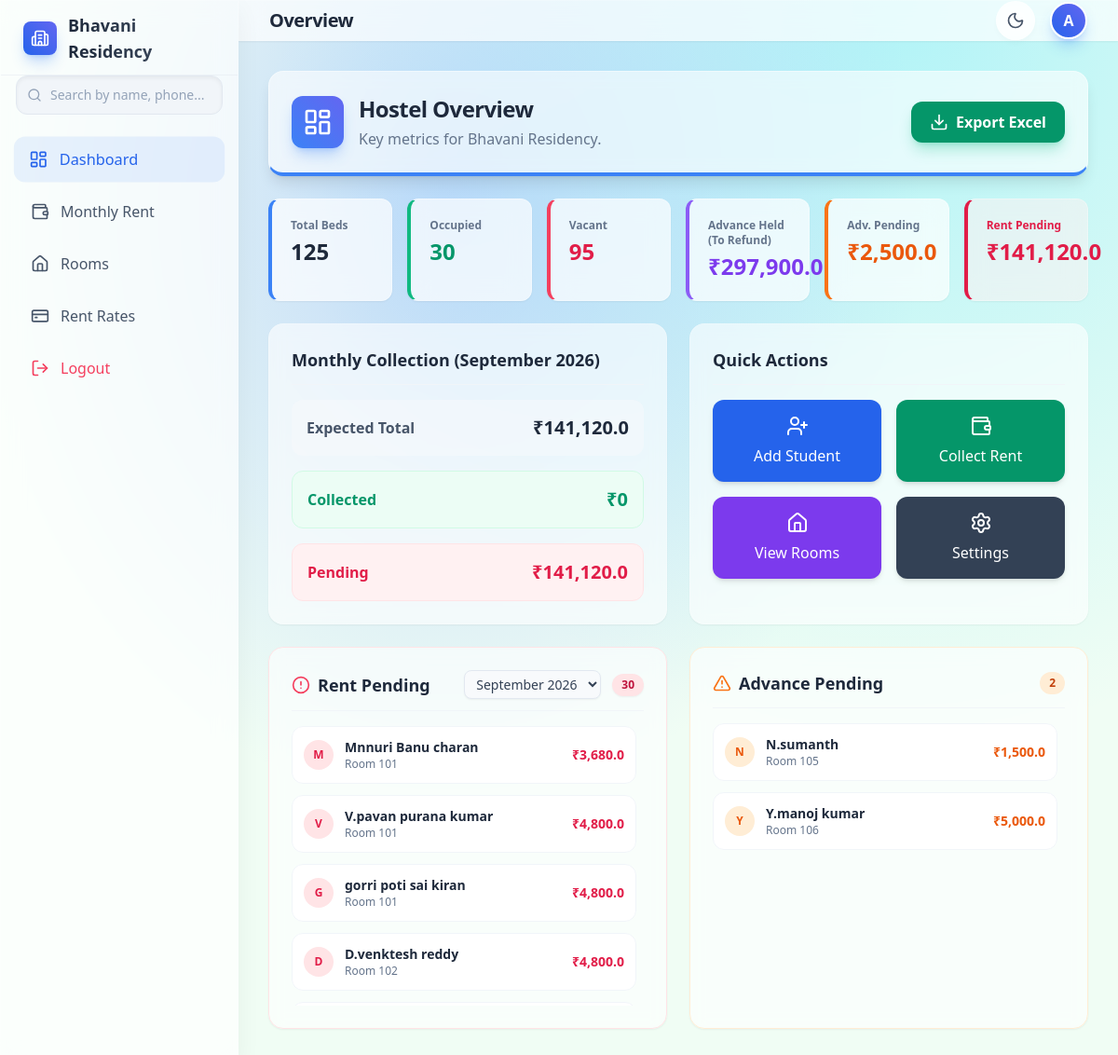
The page /dashboard (signed in) on the database its author committed.
### tables this page shows
CREATE TABLE tenants (
            id        INTEGER PRIMARY KEY AUTOINCREMENT,
            name      TEXT NOT NULL,
            phone     TEXT,
            email     TEXT,
            room_id   TEXT NOT NULL REFERENCES rooms(id),
            join_date TEXT NOT NULL,
            notes     TEXT,
            is_active INTEGER DEFAULT 1
        , father_name TEXT, village TEXT, mandalam TEXT, district TEXT, college TEXT, study_year TEXT, branch TEXT, aadhar_no TEXT, parent_phone TEXT, food_start_date TEXT, advance_paid REAL DEFAULT 0, advance_total REAL DEFAULT 10000, daily_rent REAL DEFAULT 0, password_hash TEXT);

### app.py (the view)
@app.route('/dashboard')
@admin_required
def dashboard():
    import datetime
    from dateutil.relativedelta import relativedelta
    stats = db.get_stats()
    today = date.today()
    today_rent = db.get_applicable_rent(today.isoformat())
    month_arg = request.args.get('month')
    current_yyyy_mm = month_arg if month_arg else today.strftime('%Y-%m')
    collection = db.get_monthly_collection(current_yyyy_mm)
    conn = db.get_connection()
    row = conn.execute("SELECT MIN(food_start_date) as start FROM tenants WHERE food_start_date != ''").fetchone()
    conn.close()
    start_str = row['start'] if row and row['start'] else today.isoformat()
    start_date = datetime.date.fromisoformat(start_str[:10]).replace(day=1)
    curr_date = today.replace(day=1)
    all_months = []
    curr = start_date
    while curr <= curr_date:
        m_val = curr.strftime('%Y-%m')
        m_label = curr.strftime('%B %Y')
        all_months.append({'value': m_val, 'label': m_label})
        curr += relativedelta(months=1)
    all_months.reverse() # Newest first
    summary = {
        'expected': sum(c['due'] for c in collection),
        'collected': sum(c['paid'] for c in collection),
        'pending': sum(c['balance'] for c in collection)
    }
    rent_pending_list = [c for c in collection if c['balance'] > 0]
    tenants = db.get_all_active_tenants()
    advance_pending_list = []
    for t in tenants:
        adv_total = t.get('advance_total') or 10000
        adv_paid = t.get('advance_paid') or 0
        if (adv_total - adv_paid) > 0:
            advance_pending_list.append({
                'tenant': t,
                'pending': adv_total - adv_paid
            })
    return render_template('dashboard.html',
                           stats=stats,
                           today_rent=today_rent,
                           current_yyyy_mm=current_yyyy_mm,
                           summary=summary,
                           rent_pending_list=rent_pending_list,
                           advance_pending_list=advance_pending_list,
                           all_months=all_months)

### app.py (called while the page is built)
@app.context_processor
def inject_user():
    user = None
    if session.get('admin_id'):
        conn = db.get_connection()
        admin = conn.execute('SELECT email FROM admins WHERE id=?', (session['admin_id'],)).fetchone()
        conn.close()
        if admin:
            user = {'role': 'Admin', 'email': admin['email'], 'name': 'Admin'}
    elif session.get('tenant_id'):
        conn = db.get_connection()
        tenant = conn.execute('SELECT email, name FROM tenants WHERE id=?', (session['tenant_id'],)).fetchone()
        conn.close()
        if tenant:
            user = {'role': 'Student', 'email': tenant['email'], 'name': tenant['name']}
    return dict(current_user=user)

def admin_required(f):
    @wraps(f)
    def decorated_function(*args, **kwargs):
        if not session.get('admin_id'):
            return redirect(url_for('login'))
        return f(*args, **kwargs)
    return decorated_function

### database.py (called while the page is built)
def get_connection():
    conn = sqlite3.connect(DB_PATH)
    conn.row_factory = sqlite3.Row
    return conn

def get_room(room_id):
    conn = get_connection()
    row = conn.execute('SELECT * FROM rooms WHERE id=?', (room_id,)).fetchone()
    if not row:
        row = conn.execute('SELECT * FROM rent_config ORDER BY effective_from ASC LIMIT 1').fetchone()
    conn.close()
    return dict(row) if row else None

def get_applicable_rent(ref_date_str):
    if not ref_date_str:
        ref_date_str = date.today().isoformat()
    conn = get_connection()
    row = conn.execute('''
        SELECT * FROM rent_config
        WHERE effective_from <= ?
        ORDER BY effective_from DESC
        LIMIT 1
    ''', (ref_date_str,)).fetchone()
    if not row:
        row = conn.execute('SELECT * FROM rent_config ORDER BY effective_from ASC LIMIT 1').fetchone()
    conn.close()
    return dict(row) if row else None

def get_all_active_tenants():
    conn = get_connection()
    rows = conn.execute('''
        SELECT t.*, r.floor, r.label AS room_label
        FROM tenants t
        JOIN rooms r ON t.room_id = r.id
        WHERE t.is_active = 1
        ORDER BY r.floor, t.room_id, t.name
    ''').fetchall()
    conn.close()
    return [dict(r) for r in rows]

### templates/dashboard.html (shortened to what this page needs)
{% extends 'base.html' %}
{% block content %}
<div class="max-w-6xl mx-auto space-y-6">
  <div class="glass-card p-6 rounded-2xl flex items-center shadow-lg border-b-4 border-b-blue-500">
    <div class="bg-gradient-to-tr from-blue-500 to-indigo-500 p-3 rounded-xl shadow-lg shadow-blue-500/30 mr-4">
      <i data-lucide="layout-dashboard" class="w-8 h-8 text-white"></i>
    </div>
    <div class="flex-1">
      <h2 class="text-2xl font-black text-slate-800 dark:text-white tracking-tight">Hostel Overview</h2>
      <p class="text-slate-500 dark:text-slate-400 mt-1">Key metrics for Bhavani Residency.</p>
    </div>
    <div>
      <a href="/export" class="bg-emerald-600 hover:bg-emerald-700 text-white px-5 py-2.5 rounded-xl font-bold flex items-center transition-all shadow-lg shadow-emerald-500/30">
        <i data-lucide="download" class="w-5 h-5 mr-2"></i> Export Excel
      </a>
    </div>
  </div>
  <div class="grid grid-cols-2 md:grid-cols-3 lg:grid-cols-6 gap-4">
    <div class="glass-panel p-5 rounded-xl border-l-4 border-l-blue-500 shadow-sm hover:shadow-md transition-all">
      <div class="text-xs font-semibold text-slate-500 dark:text-slate-400 mb-1">Total Beds</div>
      <div class="text-2xl font-black text-slate-800 dark:text-white">{{ stats.total_capacity }}</div>
    </div>
    <div class="glass-panel p-5 rounded-xl border-l-4 border-l-emerald-500 shadow-sm hover:shadow-md transition-all">
      <div class="text-xs font-semibold text-slate-500 dark:text-slate-400 mb-1">Occupied</div>
      <div class="text-2xl font-black text-emerald-600 dark:text-emerald-400">{{ stats.total_occupied }}</div>
    </div>
    <div class="glass-panel p-5 rounded-xl border-l-4 border-l-rose-500 shadow-sm hover:shadow-md transition-all">
      <div class="text-xs font-semibold text-slate-500 dark:text-slate-400 mb-1">Vacant</div>
      <div class="text-2xl font-black text-rose-600 dark:text-rose-400">{{ stats.total_capacity - stats.total_occupied }}</div>
    </div>
    <div class="glass-panel p-5 rounded-xl border-l-4 border-l-violet-500 shadow-sm hover:shadow-md transition-all">
      <div class="text-xs font-semibold text-slate-500 dark:text-slate-400 mb-1">Advance Held (To Refund)</div>
      <div class="text-2xl font-black text-violet-600 dark:text-violet-400">&#8377;{{ "{:,}".format(stats.advance_paid) }}</div>
    </div>
    <div class="glass-panel p-5 rounded-xl border-l-4 border-l-orange-500 shadow-sm hover:shadow-md transition-all">
      <div class="text-xs font-semibold text-slate-500 dark:text-slate-400 mb-1">Adv. Pending</div>
      <div class="text-2xl font-black text-orange-600 dark:text-orange-400">&#8377;{{ "{:,}".format(stats.advance_pending) }}</div>
    </div>
    <div class="glass-panel p-5 rounded-xl border-l-4 border-l-rose-600 shadow-sm hover:shadow-md transition-all bg-rose-50/50 dark:bg-rose-900/10">
      <div class="text-xs font-semibold text-rose-600 dark:text-rose-400 mb-1">Rent Pending</div>
      <div class="text-2xl font-black text-rose-600 dark:text-rose-400">&#8377;{{ "{:,}".format(summary.pending) }}</div>
    </div>
  </div>
  <div class="grid grid-cols-1 lg:grid-cols-2 gap-6 mt-6">
    <div class="glass-card p-6 rounded-2xl shadow-sm border border-white/20 dark:border-slate-700/50">
      <h3 class="text-lg font-bold text-slate-800 dark:text-white mb-4 border-b border-slate-100 dark:border-slate-700/50 pb-3">Monthly Collection ({% for m in all_months %}{% if m.value == current_yyyy_mm %}{{ m.label }}{% endif %}{% endfor %})</h3>
      <div class="space-y-4">
        <div class="flex justify-between items-center bg-slate-50/50 dark:bg-slate-800/50 p-4 rounded-xl">
          <span class="text-slate-600 dark:text-slate-400 font-semibold">Expected Total</span>
          <span class="font-black text-xl text-slate-800 dark:text-white">&#8377;{{ "{:,}".format(summary.expected) }}</span>
        </div>
        <div class="flex justify-between items-center bg-emerald-50 dark:bg-emerald-900/20 p-4 rounded-xl border border-emerald-100 dark:border-emerald-800/50">
          <span class="text-emerald-600 dark:text-emerald-400 font-semibold">Collected</span>
          <span class="font-black text-xl text-emerald-600 dark:text-emerald-400">&#8377;{{ "{:,}".format(summary.collected) }}</span>
        </div>
        <div class="flex justify-between items-center bg-rose-50 dark:bg-rose-900/20 p-4 rounded-xl border border-rose-100 dark:border-rose-800/50">
          <span class="text-rose-600 dark:text-rose-400 font-semibold">Pending</span>
          <span class="font-black text-xl text-rose-600 dark:text-rose-400">&#8377;{{ "{:,}".format(summary.pending) }}</span>
        </div>
      </div>
    </div>
    <div class="glass-card p-6 rounded-2xl shadow-sm border border-white/20 dark:border-slate-700/50">
      <h3 class="text-lg font-bold text-slate-800 dark:text-white mb-4 border-b border-slate-100 dark:border-slate-700/50 pb-3">Quick Actions</h3>
      <div class="grid grid-cols-2 gap-4">
        <a href="/tenant/add" class="bg-blue-600 hover:bg-blue-700 text-white font-medium py-4 rounded-xl text-center shadow-md transition-all hover:-translate-y-1">
          <i data-lucide="user-plus" class="w-6 h-6 mx-auto mb-2"></i>
          Add Student
        </a>
        <a href="/rent" class="bg-emerald-600 hover:bg-emerald-700 text-white font-medium py-4 rounded-xl text-center shadow-md transition-all hover:-translate-y-1">
          <i data-lucide="wallet" class="w-6 h-6 mx-auto mb-2"></i>
          Collect Rent
        </a>
        <a href="/floor/1" class="bg-violet-600 hover:bg-violet-700 text-white font-medium py-4 rounded-xl text-center shadow-md transition-all hover:-translate-y-1">
          <i data-lucide="home" class="w-6 h-6 mx-auto mb-2"></i>
          View Rooms
        </a>
        <a href="/rent-config" class="bg-slate-700 hover:bg-slate-800 dark:bg-slate-600 dark:hover:bg-slate-500 text-white font-medium py-4 rounded-xl text-center shadow-md transition-all hover:-translate-y-1">
          <i data-lucide="settings" class="w-6 h-6 mx-auto mb-2"></i>
          Settings
        </a>
      </div>
    </div>
  </div>
</div>
    <div class="grid grid-cols-1 lg:grid-cols-2 gap-6 mt-6">
      <div class="glass-card p-6 rounded-2xl shadow-sm border border-rose-100 dark:border-rose-900/30">
        <div class="flex items-center justify-between mb-4 border-b border-slate-100 dark:border-slate-700/50 pb-3">
          <h3 class="text-lg font-bold text-slate-800 dark:text-white flex items-center">
            <i data-lucide="alert-circle" class="w-5 h-5 text-rose-500 mr-2"></i>
            Rent Pending
          </h3>
          <div class="flex items-center space-x-3">
            <form id="monthForm" action="/dashboard" method="GET" class="m-0">
              <select name="month" onchange="document.getElementById('monthForm').submit()" class="bg-slate-50 dark:bg-slate-800 border border-slate-200 dark:border-slate-700 rounded-lg text-sm px-2 py-1 focus:outline-none focus:ring-2 focus:ring-rose-500 text-slate-700 dark:text-slate-200 cursor-pointer shadow-sm">
                {% for m in all_months %}
                  <option value="{{ m.value }}" {% if m.value == current_yyyy_mm %}selected{% endif %}>{{ m.label }}</option>
                {% endfor %}
              </select>
            </form>
            <span class="bg-rose-100 text-rose-700 dark:bg-rose-900/50 dark:text-rose-400 text-xs font-bold px-2.5 py-1 rounded-full shadow-sm">{{ rent_pending_list|length }}</span>
          </div>
        </div>
        <div class="space-y-3 max-h-[300px] overflow-y-auto pr-2 custom-scrollbar">
          {% if rent_pending_list %}
            {% for item in rent_pending_list %}
            <a href="/tenant/view/{{ item.tenant.id }}" class="flex justify-between items-center bg-white dark:bg-slate-800 p-3 rounded-xl border border-slate-100 dark:border-slate-700 hover:border-rose-300 dark:hover:border-rose-700 transition-colors group">
              <div class="flex items-center">
                <div class="w-8 h-8 rounded-full bg-rose-100 dark:bg-rose-900/30 text-rose-600 dark:text-rose-400 font-bold flex items-center justify-center text-xs mr-3">
                  {{ item.tenant.name[0]|upper }}
                </div>
                <div>
                  <div class="font-bold text-sm text-slate-800 dark:text-white group-hover:text-rose-600 transition-colors">{{ item.tenant.name }}</div>
                  <div class="text-xs text-slate-500 dark:text-slate-400">Room {{ item.tenant.room_id }}</div>
                </div>
              </div>
              <div class="font-black text-rose-600 dark:text-rose-400 text-sm">&#8377;{{ "{:,}".format(item.balance) }}</div>
            </a>
            {% endfor %}
          {% else %}
            <div class="text-center py-8 text-slate-400 dark:text-slate-500 text-sm font-medium">No rent pending this month! ??</div>
          {% endif %}
        </div>
      </div>
      <div class="glass-card p-6 rounded-2xl shadow-sm border border-orange-100 dark:border-orange-900/30">
        <div class="flex items-center justify-between mb-4 border-b border-slate-100 dark:border-slate-700/50 pb-3">
          <h3 class="text-lg font-bold text-slate-800 dark:text-white flex items-center">
            <i data-lucide="alert-triangle" class="w-5 h-5 text-orange-500 mr-2"></i>
            Advance Pending
          </h3>
          <span class="bg-orange-100 text-orange-700 dark:bg-orange-900/50 dark:text-orange-400 text-xs font-bold px-2.5 py-1 rounded-full">{{ advance_pending_list|length }}</span>
        </div>
        <div class="space-y-3 max-h-[300px] overflow-y-auto pr-2 custom-scrollbar">
          {% if advance_pending_list %}
            {% for item in advance_pending_list %}
            <a href="/tenant/view/{{ item.tenant.id }}" class="flex justify-between items-center bg-white dark:bg-slate-800 p-3 rounded-xl border border-slate-100 dark:border-slate-700 hover:border-orange-300 dark:hover:border-orange-700 transition-colors group">
              <div class="flex items-center">
                <div class="w-8 h-8 rounded-full bg-orange-100 dark:bg-orange-900/30 text-orange-600 dark:text-orange-400 font-bold flex items-center justify-center text-xs mr-3">
                  {{ item.tenant.name[0]|upper }}
                </div>
                <div>
                  <div class="font-bold text-sm text-slate-800 dark:text-white group-hover:text-orange-600 transition-colors">{{ item.tenant.name }}</div>
                  <div class="text-xs text-slate-500 dark:text-slate-400">Room {{ item.tenant.room_id }}</div>
                </div>
              </div>
              <div class="font-black text-orange-600 dark:text-orange-400 text-sm">&#8377;{{ "{:,}".format(item.pending) }}</div>
            </a>
            {% endfor %}
          {% else %}
            <div class="text-center py-8 text-slate-400 dark:text-slate-500 text-sm font-medium">All advances are fully paid! ??</div>
          {% endif %}
        </div>
      </div>
    </div>
{% endblock %}

### templates/base.html (style rules this page uses)
body { transition: background-color 0.5s ease; }
.glass-panel { background-color: rgba(255, 255, 255, 0.7); backdrop-filter: blur(12px); -webkit-backdrop-filter: blur(12px); border: 1px solid rgba(255, 255, 255, 0.3); box-shadow: 0 10px 25px rgba(0, 0, 0, 0.05); }
.glass-card { background-color: rgba(255, 255, 255, 0.6); backdrop-filter: blur(8px); -webkit-backdrop-filter: blur(8px); border: 1px solid rgba(255, 255, 255, 0.4); box-shadow: 0 4px 6px rgba(0, 0, 0, 0.02); transition: all 0.3s ease; }
.bg-mesh-light { background-color: #f0fdf4; background-image: radial-gradient(at 40% 20%, hsla(220,100%,74%,0.4) 0px, transparent 50%), radial-gradient(at 80% 0%, hsla(189,100%,56%,0.3) 0px, transparent 50%); }

### rows shown on the page
tenants: tenant "M", tenant.name "Mnnuri Banu charan", tenant.room_id "101"
tenants: tenant "V", tenant.name "V.pavan purana kumar", tenant.room_id "101"
tenants: tenant "G", tenant.name "gorri poti sai kiran", tenant.room_id "101"
tenants: tenant "D", tenant.name "D.venktesh reddy", tenant.room_id "102"
tenants: tenant "N", tenant.name "N.sumanth", tenant.room_id "105"
tenants: tenant "Y", tenant.name "Y.manoj kumar", tenant.room_id "106"

### other values the page prints
{{ stats.total_capacity }} "125"
{{ stats.total_occupied }} "30"
{{ stats.total_capacity - stats.total_occupied }} "95"
{{ "{:,}".format(stats.advance_paid) }} "297,900.0"
{{ "{:,}".format(stats.advance_pending) }} "2,500.0"
{{ "{:,}".format(summary.pending) }} "141,120.0"
{{ m.label }} "September 2026"
{{ "{:,}".format(summary.expected) }} "141,120.0"
{{ "{:,}".format(summary.collected) }} "0"
{{ rent_pending_list|length }} "30"
{{ "{:,}".format(item.balance) }} "3,680.0" "4,800.0" "4,800.0" "4,800.0"
{{ advance_pending_list|length }} "2"
{{ "{:,}".format(item.pending) }} "1,500.0" "5,000.0"
form field month "September 2026"
